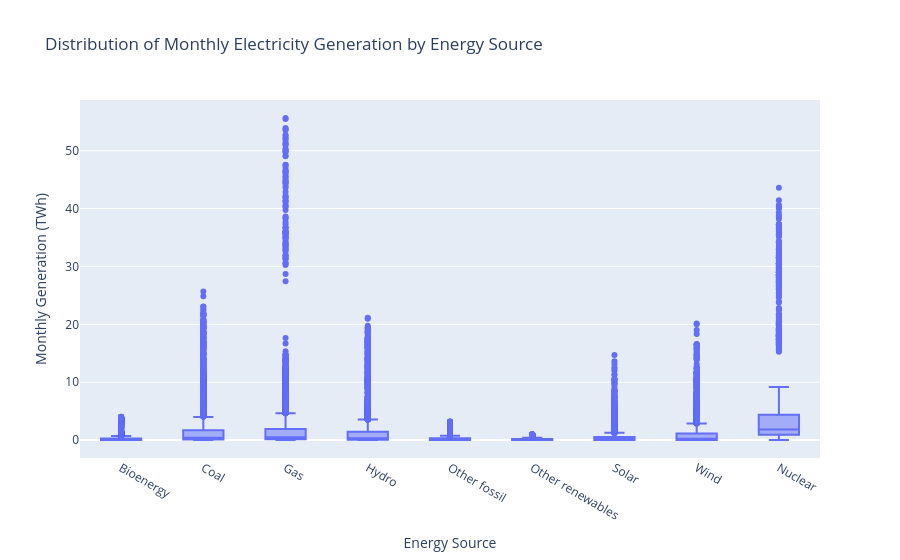

This figure's notebook cell:
### Code cell
fig = px.box(
    non_aggregate_generation,
    x="series",
    y="generation_twh",
    points="outliers",
    labels={
        "series": "Energy Source",
        "generation_twh": "Monthly Generation (TWh)",
    },
    title="Distribution of Monthly Electricity Generation by Energy Source",
)

fig.update_layout(
    xaxis_title="Energy Source",
    yaxis_title="Monthly Generation (TWh)",
)

fig.show()

### Figure 1 — Plotly figure (JSON) as saved in the notebook; plotly's stock layout.template omitted (floating-point values rounded to 4 significant figures; data arrays with more than 128 entries replaced by an {"elided": "..."} marker saying what was removed)
{"data": [{"alignmentgroup": "True", "boxpoints": "outliers", "hovertemplate": "Energy Source=%{x}<br>Monthly Generation (TWh)=%{y}<extra></extra>", "legendgroup": "", "marker": {"color": "#636efa"}, "name": "", "notched": false, "offsetgroup": "", "orientation": "v", "showlegend": false, "type": "box", "x": {"elided": "37454 str values"}, "x0": " ", "xaxis": "x", "y": {"elided": "37454 float values"}, "y0": " ", "yaxis": "y"}], "layout": {"boxmode": "group", "legend": {"tracegroupgap": 0}, "title": {"text": "Distribution of Monthly Electricity Generation by Energy Source"}, "xaxis": {"anchor": "y", "domain": [0, 1], "title": {"text": "Energy Source"}}, "yaxis": {"anchor": "x", "domain": [0, 1], "title": {"text": "Monthly Generation (TWh)"}}}}
